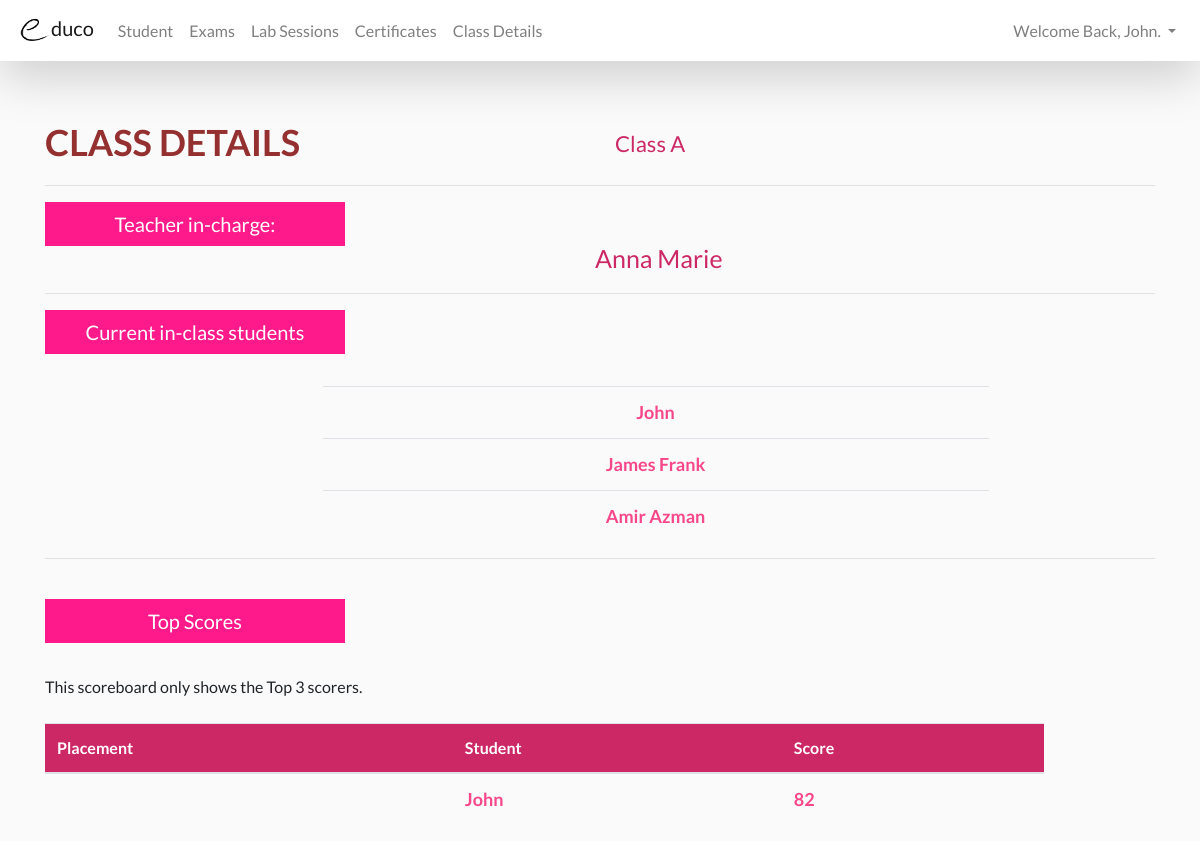
/website/student/studentclassdetails.php (signed in), run on the app's committed database.
### tables this page shows
CREATE TABLE IF NOT EXISTS `class` (
  `C_No` int(10) NOT NULL AUTO_INCREMENT,
  `T_ID` int(10) NOT NULL,
  `C_Name` varchar(25) NOT NULL,
  PRIMARY KEY (`C_No`)
);

CREATE TABLE IF NOT EXISTS `users` (
  `U_ID` int(11) NOT NULL AUTO_INCREMENT,
  `Name` varchar(255) NOT NULL,
  `Email` varchar(255) NOT NULL,
  `Password` varchar(255) NOT NULL,
  `Contact_No` int(11) NOT NULL,
  `Role` varchar(255) NOT NULL,
  PRIMARY KEY (`U_ID`),
  UNIQUE KEY `Email` (`Email`)
);

CREATE TABLE IF NOT EXISTS `student_class` (
  `C_ID` int(10) NOT NULL,
  `S_ID` int(10) NOT NULL,
  `S_Name` varchar(50) NOT NULL,
  PRIMARY KEY (`C_ID`,`S_ID`)
);

### website/student/studentclassdetails.php (the view, shortened to what this page needs)
<!DOCTYPE html>
<html>
<head>
<?php include($_SERVER["DOCUMENT_ROOT"].'/template/header.php'); ?>
</head>
<body>
		<?php include($_SERVER["DOCUMENT_ROOT"].'/template/studentnavbar.php'); ?>
			<div class="container">
				<div class="row">
				<div class="col-sm" style="font-size: 36px; color: #953031; font-weight: bold;"><br/>
				CLASS DETAILS
				</div>
				<div class="col-sm" style="color: #CC2865; font-size: 22px;"><br/><br/>
				<?php
				$conn = mysqli_connect('localhost','root','','educo');
				$username = $_SESSION['user'];
				$sql = "SELECT C_Name FROM class WHERE C_no =
					(SELECT C_ID FROM student_class WHERE S_Name = '$username')";
				$result = mysqli_query($conn, $sql);
				while($row = mysqli_fetch_array($result))
				{
				  echo "<tr>";
				  echo "<td>" . $row['C_Name'] . "</td>";
				  echo "</tr>";
				  }
				?>
				</div>
		</div>
		<hr>
			<div class="row">
				<div class="col-sm">
				<h5 style=" box-sizing: border-box; background-color: #ff1a8c; color: white; width: 300px; padding: 10px"><center>Teacher in-charge:</center></h5>
				</div>
				<div class="col-sm" style="color: #CC2865; font-size: 25px; margin-right: 40px;"><br/>
				<?php
				$conn = mysqli_connect('localhost','root','','educo');
				$username = $_SESSION['user'];
				$sql = "SELECT Name FROM users WHERE U_ID =
					(SELECT T_ID FROM class WHERE C_Name =
					(SELECT C_Name FROM class WHERE C_no =
					(SELECT C_ID FROM student_class WHERE S_Name = '$username')))";
				$result = mysqli_query($conn, $sql);
				while($row = mysqli_fetch_array($result))
				{
				  echo "<tr>";
				  echo "<td>" . $row['Name'] . "</td>";
				  echo "</tr>";
				  }
				?>
				</div>
			</div>
		<hr>
		<h5 style=" box-sizing: border-box; background-color: #ff1a8c; color: white; width: 300px; padding: 10px"><center>Current in-class students</center></h5><br/>
			<table class="table table-hover" style="margin-left: 25%; width: 60%;">
  <tbody style="color: #F7478A; font-size: 18px; font-weight: bold; text-align: center;">
<?php
$conn = mysqli_connect('localhost','root','','educo');
$username = $_SESSION['user'];
$sql = "SELECT S_Name FROM student_class WHERE C_ID =
		(SELECT C_ID FROM student_class WHERE S_Name = '$username')";
$result = mysqli_query($conn, $sql);
while($row = mysqli_fetch_array($result))
{
  echo "<tr>";
  echo "<td>" . $row['S_Name'] . "</td>";
  }
  echo "</table>";
?>
		<hr>
		<div class="row">
			<div class="col-sm"><br/>
				<h5 style="box-sizing: border-box; background-color: #ff1a8c; color: white; width: 300px; padding: 10px"><center>Top Scores</center></h5>
			</div>
		</div>
		<br/>
		This scoreboard only shows the Top 3 scorers.<br/><br/>
<table class="table table-hover" style="width: 90%;">
  <thead>
    <tr style="background-color: #CC2865; color: white;">
      <th>Placement</th>
      <th>Student</th>
      <th>Score</th>
    </tr>
  </thead>
  <tbody style="color: #F7478A; font-size: 18px; font-weight: bold;">
<?php
$conn = mysqli_connect('localhost','root','','educo');
$placement = "";
$sql = "SELECT Name, ROUND(AVG(E_Result)) FROM users U
		INNER JOIN result R ON U.U_ID = R.U_ID
		ORDER BY E_Result DESC";
$result = mysqli_query($conn, $sql);
while($row = mysqli_fetch_array($result))
{
  echo "<tr>";
  echo "<td>" .$placement. "</td>";
  echo "<td>" . $row['Name'] . "</td>";
  echo "<td>" . $row['ROUND(AVG(E_Result))'] . "</td>";
  echo "</tr>";
  }
  echo "</table>";
?>
</body>
</html>

### template/header.php (style rules this page uses)
body { font-family: 'Lato' !important; background-color: #FAFAFA !important; }

### website/student/studentclassdetails.php (style rules this page uses)
body { background-image: url("/Pictures/11.png"); background-repeat: no-repeat; background-size: 100%; }

### data on the page
class: C_Name "Class A"
users: Name "Anna Marie"
student_class: S_Name "John"
student_class: S_Name "James Frank"
student_class: S_Name "Amir Azman"

### other printed values
$_SESSION['user'] "John"
$row['Name'] "John"
$row['ROUND(AVG(E_Result))'] "82"
